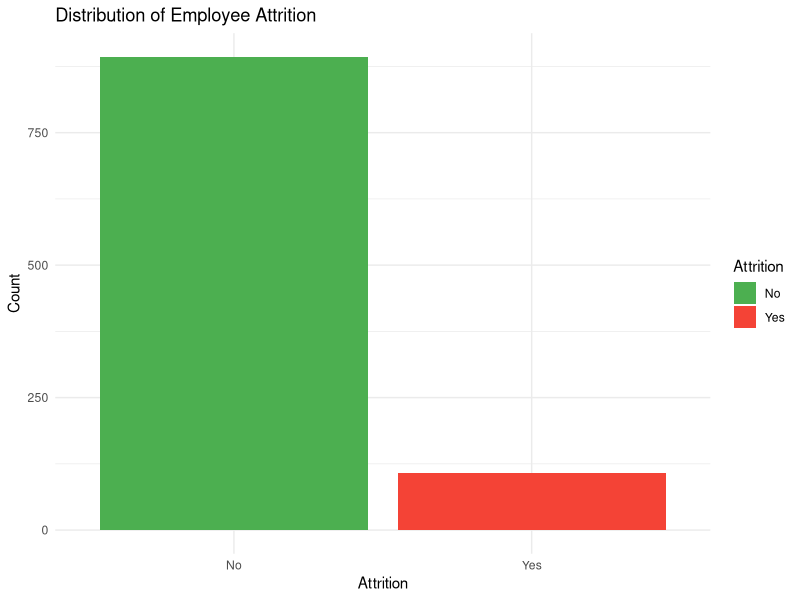
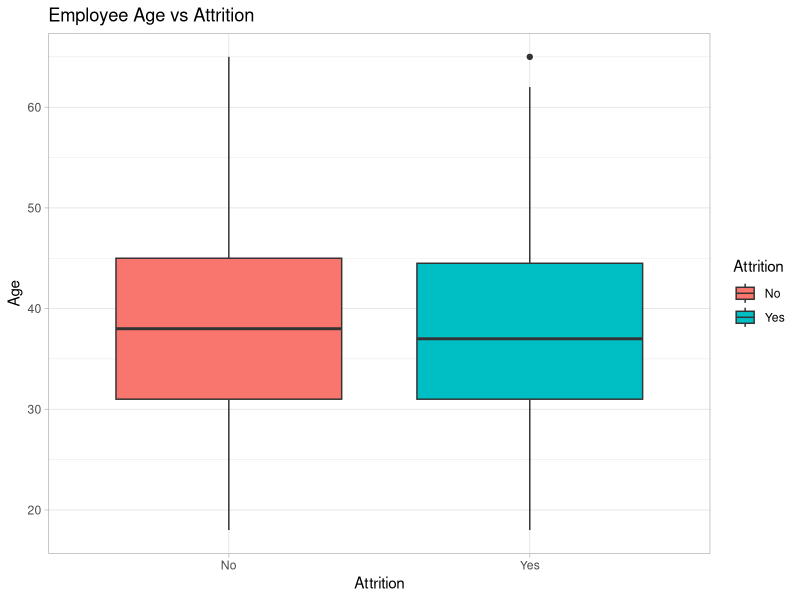
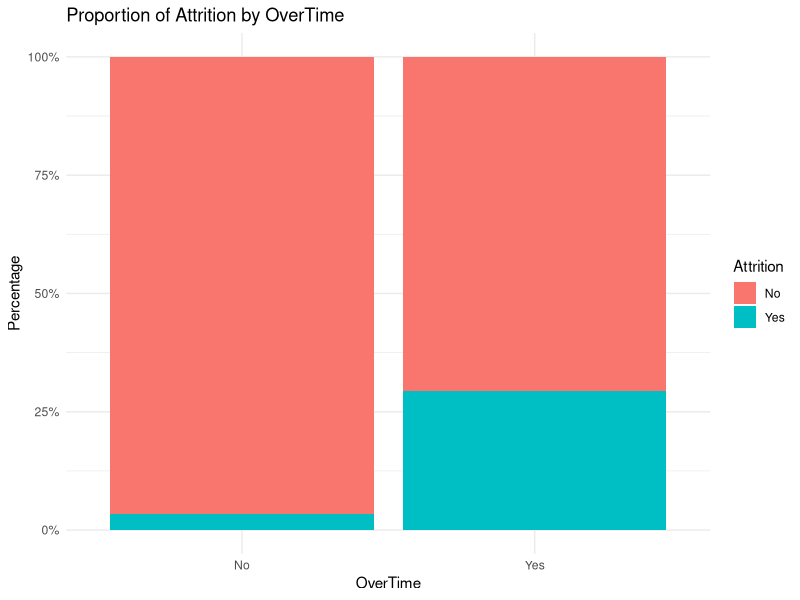
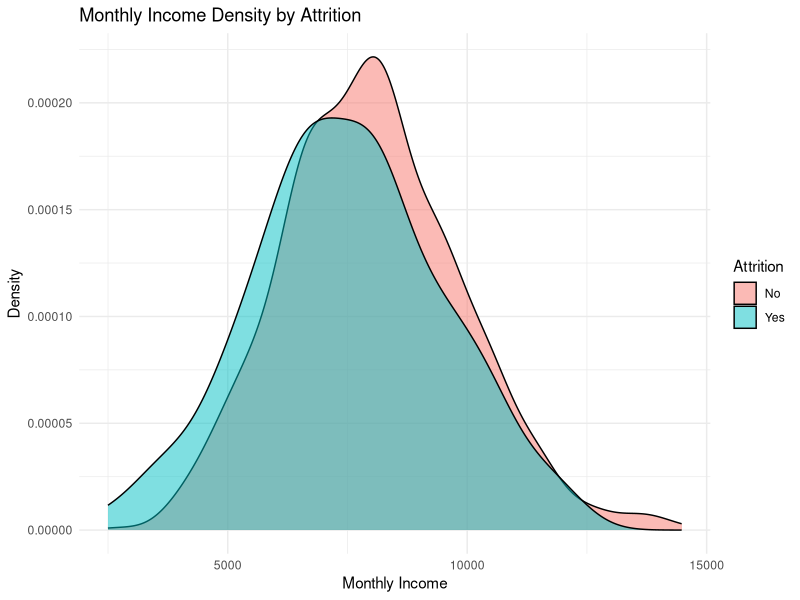

Here is the R script that generated these plots, in order:
# ==============================================================================
# Project: Predictive Analysis of Employee Attrition
# Author: Student
# Description: This script generates a synthetic HR dataset, performs EDA,
#              and trains a Logistic Regression model to predict attrition.
# ==============================================================================

# 1. Install required packages if not present
packages <- c("dplyr", "tidyr", "ggplot2", "caret", "e1071")
installed_packages <- packages %in% rownames(installed.packages())
if (any(installed_packages == FALSE)) {
  install.packages(packages[!installed_packages], repos = "https://cran.r-project.org/")
}

library(dplyr)
library(tidyr)
library(ggplot2)
library(caret)

# ------------------------------------------------------------------------------
# 2. Data Generation
# ------------------------------------------------------------------------------
cat("Generating Synthetic HR Dataset...\n")

set.seed(42) # For reproducibility
n <- 1000

# Generating features
Age <- round(rnorm(n, mean = 38, sd = 10))
Age <- pmax(18, pmin(Age, 65)) # Bound ages between 18 and 65

Department <- sample(c("Sales", "Research & Development", "Human Resources"), n, replace = TRUE, prob = c(0.3, 0.6, 0.1))
JobSatisfaction <- sample(1:4, n, replace = TRUE, prob = c(0.15, 0.2, 0.35, 0.3))
OverTime <- sample(c("Yes", "No"), n, replace = TRUE, prob = c(0.28, 0.72))

# Income depends on department to make it realistic
MonthlyIncome <- ifelse(Department == "Sales", rnorm(n, 5500, 1500),
                 ifelse(Department == "Research & Development", rnorm(n, 6500, 2000),
                        rnorm(n, 4800, 1200)))
MonthlyIncome <- round(abs(MonthlyIncome)) + 2000

# Years at company bounded by working age
working_years <- Age - 18
YearsAtCompany <- round(runif(n, min = 0, max = working_years))

# Simulating Attrition based on a logistic function
# Formula weights (arbitrary but realistic relationships)
logit_score <- 1.5 - 0.04 * Age + 1.8 * (OverTime == "Yes") - 0.6 * JobSatisfaction - 0.00015 * MonthlyIncome + 0.05 * YearsAtCompany
logit_score <- logit_score + rnorm(n, 0, 1) # add some random noise
prob_attrition <- 1 / (1 + exp(-logit_score))

Attrition <- ifelse(prob_attrition > 0.50, "Yes", "No")

# Combine into a dataframe
hr_data <- data.frame(
  Age, Department, JobSatisfaction, OverTime, 
  MonthlyIncome, YearsAtCompany, Attrition
)

# ------------------------------------------------------------------------------
# 3. Data Cleaning & Preprocessing
# ------------------------------------------------------------------------------
cat("Cleaning and Structuring Data...\n")

# Check for missing values
cat("Total Missing Values: ", sum(is.na(hr_data)), "\n")

# Convert categorical variables to factors
hr_data <- hr_data %>%
  mutate(
    Department = as.factor(Department),
    JobSatisfaction = as.factor(JobSatisfaction),
    OverTime = as.factor(OverTime),
    Attrition = as.factor(Attrition)
  )

# Display summary
summary(hr_data)

# ------------------------------------------------------------------------------
# 4. Exploratory Data Analysis (EDA)
# ------------------------------------------------------------------------------
cat("Running Exploratory Data Analysis (EDA)...\n")

# 4.1 Attrition Distribution
plot_attrition <- ggplot(hr_data, aes(x = Attrition, fill = Attrition)) +
  geom_bar() +
  scale_fill_manual(values = c("No" = "#4CAF50", "Yes" = "#F44336")) +
  labs(title = "Distribution of Employee Attrition", x = "Attrition", y = "Count") +
  theme_minimal()
print(plot_attrition)

# 4.2 Age vs Attrition
plot_age <- ggplot(hr_data, aes(x = Attrition, y = Age, fill = Attrition)) +
  geom_boxplot() +
  labs(title = "Employee Age vs Attrition", x = "Attrition", y = "Age") +
  theme_light()
print(plot_age)

# 4.3 OverTime vs Attrition
plot_overtime <- ggplot(hr_data, aes(x = OverTime, fill = Attrition)) +
  geom_bar(position = "fill") +
  scale_y_continuous(labels = scales::percent) +
  labs(title = "Proportion of Attrition by OverTime", x = "OverTime", y = "Percentage") +
  theme_minimal()
print(plot_overtime)

# 4.4 Monthly Income Distribution
plot_income <- ggplot(hr_data, aes(x = MonthlyIncome, fill = Attrition)) +
  geom_density(alpha = 0.5) +
  labs(title = "Monthly Income Density by Attrition", x = "Monthly Income", y = "Density") +
  theme_minimal()
print(plot_income)

cat("EDA completed. Proceeding to modeling...\n")

# ------------------------------------------------------------------------------
# 5. Machine Learning Model (Logistic Regression)
# ------------------------------------------------------------------------------
# Set seed for reproducibility
set.seed(123)

# Split data: 70% Train, 30% Test
trainIndex <- createDataPartition(hr_data$Attrition, p = 0.7, list = FALSE, times = 1)
data_train <- hr_data[trainIndex, ]
data_test  <- hr_data[-trainIndex, ]

cat("Training Logistic Regression Model...\n")

# Build Logistic Regression Model
# Using family="binomial" for binary classification
logit_model <- glm(Attrition ~ Age + Department + JobSatisfaction + OverTime + MonthlyIncome + YearsAtCompany, 
                   data = data_train, 
                   family = binomial)

# Model summary
print(summary(logit_model))

# ------------------------------------------------------------------------------
# 6. Model Evaluation
# ------------------------------------------------------------------------------
cat("Evaluating Model on Test Data...\n")

# Make predictions on test set (probabilities)
pred_prob <- predict(logit_model, newdata = data_test, type = "response")

# Convert probabilities to class labels (threshold = 0.5)
pred_class <- ifelse(pred_prob > 0.5, "Yes", "No")
pred_class <- as.factor(pred_class)

# Ensure levels match
levels(pred_class) <- levels(data_test$Attrition)

# Confusion Matrix
conf_matrix <- confusionMatrix(pred_class, data_test$Attrition)
print(conf_matrix)

# Print final accuracy
accuracy <- conf_matrix$overall['Accuracy']
cat(sprintf("\n=> Final Model Accuracy on Test Set: %.2f%%\n", accuracy * 100))

# ------------------------------------------------------------------------------
# End of Script
# ------------------------------------------------------------------------------
